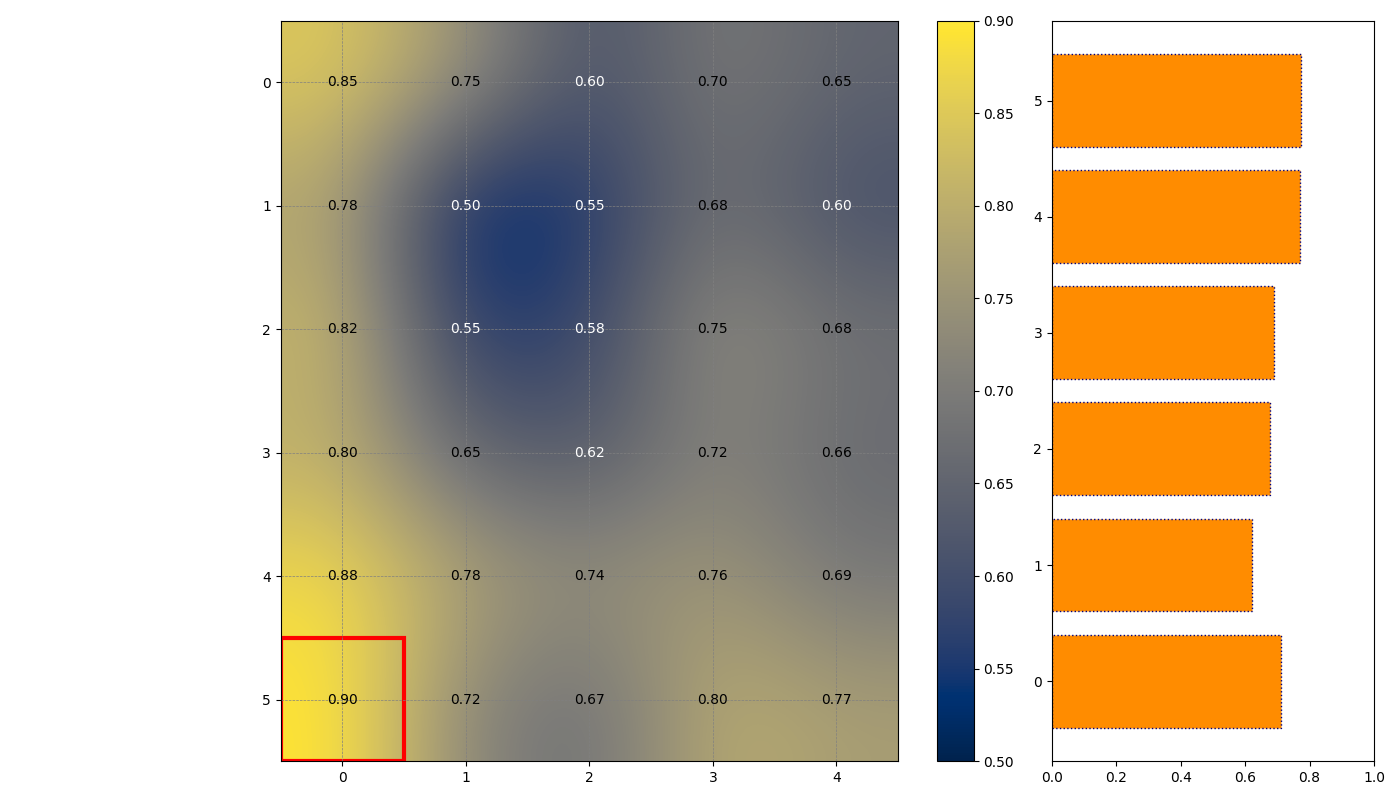

Generate this figure with Python:
import matplotlib.pyplot as plt
import numpy as np
import matplotlib.patches as mpatches

biodiversity_data = np.array([
    [0.85, 0.75, 0.60, 0.70, 0.65],
    [0.78, 0.50, 0.55, 0.68, 0.60],
    [0.82, 0.55, 0.58, 0.75, 0.68],
    [0.80, 0.65, 0.62, 0.72, 0.66],
    [0.88, 0.78, 0.74, 0.76, 0.69],
    [0.90, 0.72, 0.67, 0.80, 0.77]
])

region_avg = biodiversity_data.mean(axis=1)

fig, (ax1, ax2) = plt.subplots(1, 2, figsize=(14, 8), gridspec_kw={'width_ratios': [3, 1]})

cax = ax1.imshow(biodiversity_data, cmap='cividis', aspect='equal', interpolation='bicubic')  # Changed colormap
fig.colorbar(cax, ax=ax1, fraction=0.046, pad=0.04)

ax1.set_xticks(np.arange(biodiversity_data.shape[1]))
ax1.set_yticks(np.arange(biodiversity_data.shape[0]))

for i in range(biodiversity_data.shape[0]):
    for j in range(biodiversity_data.shape[1]):
        value = biodiversity_data[i, j]
        color = 'white' if value < 0.65 else 'black'
        ax1.text(j, i, f'{value:.2f}', ha='center', va='center', color=color)

ax2.barh(np.arange(biodiversity_data.shape[0]), region_avg, color='darkorange', edgecolor='navy', linestyle=':')  # Changed bar colors
ax2.set_xlim(0, 1)

highlight_index = np.argmax(biodiversity_data)
highlight_x, highlight_y = np.unravel_index(highlight_index, biodiversity_data.shape)
highlight_patch = mpatches.Rectangle((highlight_y-0.5, highlight_x-0.5), 1, 1, fill=False, edgecolor='red', linewidth=3, linestyle='-')  # Changed rectangle color
ax1.add_patch(highlight_patch)

ax1.grid(visible=True, linestyle='--', linewidth=0.5, color='gray')

plt.tight_layout()
plt.show()
